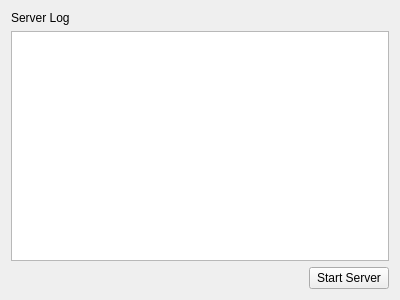
<?xml version="1.0" encoding="UTF-8"?>
<ui version="4.0">
 <class>ServerWindow</class>
 <widget class="QWidget" name="ServerWindow">
  <property name="geometry">
   <rect>
    <x>0</x>
    <y>0</y>
    <width>400</width>
    <height>300</height>
   </rect>
  </property>
  <property name="windowTitle">
   <string>Chat Server</string>
  </property>
  <layout class="QGridLayout" name="gridLayout">
   <item row="0" column="0" colspan="2">
    <widget class="QLabel" name="label">
     <property name="text">
      <string>Server Log</string>
     </property>
    </widget>
   </item>
   <item row="1" column="0" colspan="2">
    <widget class="QPlainTextEdit" name="logEditor">
     <property name="readOnly">
      <bool>true</bool>
     </property>
    </widget>
   </item>
   <item row="2" column="0">
    <spacer name="horizontalSpacer">
     <property name="orientation">
      <enum>Qt::Horizontal</enum>
     </property>
     <property name="sizeHint" stdset="0">
      <size>
       <width>298</width>
       <height>20</height>
      </size>
     </property>
    </spacer>
   </item>
   <item row="2" column="1">
    <widget class="QPushButton" name="startStopButton">
     <property name="text">
      <string>Start Server</string>
     </property>
    </widget>
   </item>
  </layout>
 </widget>
 <resources/>
 <connections/>
</ui>
